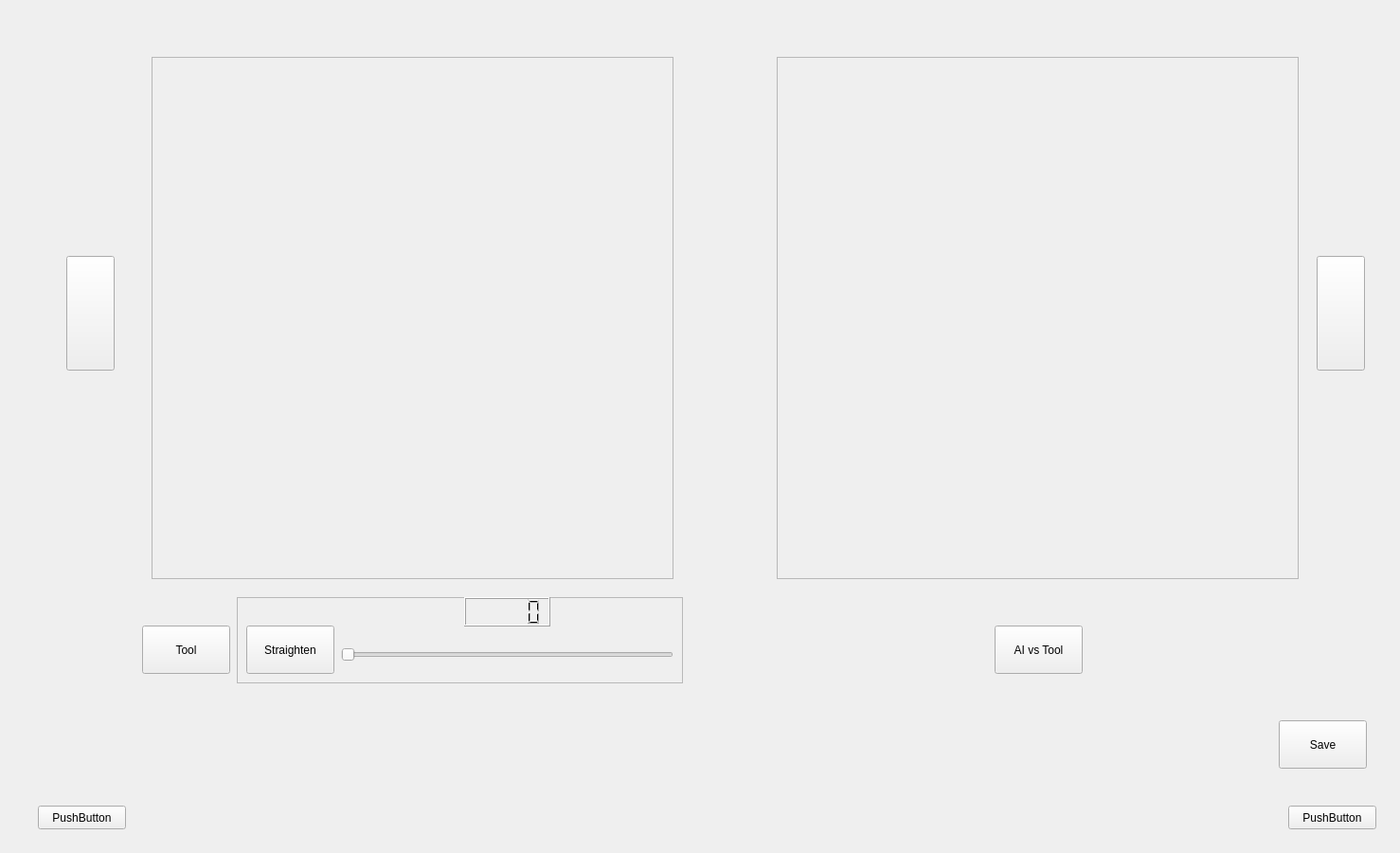
<?xml version="1.0" encoding="UTF-8"?>
<ui version="4.0">
 <class>MainWindow</class>
 <widget class="QMainWindow" name="MainWindow">
  <property name="geometry">
   <rect>
    <x>0</x>
    <y>0</y>
    <width>1478</width>
    <height>900</height>
   </rect>
  </property>
  <property name="windowTitle">
   <string>MainWindow</string>
  </property>
  <widget class="QWidget" name="centralwidget">
   <widget class="QStackedWidget" name="stackedWidget">
    <property name="geometry">
     <rect>
      <x>60</x>
      <y>30</y>
      <width>1391</width>
      <height>781</height>
     </rect>
    </property>
    <property name="currentIndex">
     <number>1</number>
    </property>
    <widget class="QWidget" name="page">
     <widget class="QPushButton" name="btn_select">
      <property name="geometry">
       <rect>
        <x>30</x>
        <y>50</y>
        <width>201</width>
        <height>51</height>
       </rect>
      </property>
      <property name="text">
       <string>PushButton</string>
      </property>
     </widget>
     <widget class="QListWidget" name="list_imgLoad">
      <property name="geometry">
       <rect>
        <x>270</x>
        <y>50</y>
        <width>921</width>
        <height>731</height>
       </rect>
      </property>
     </widget>
    </widget>
    <widget class="QWidget" name="page_2">
     <widget class="QFrame" name="frame_origin_img">
      <property name="geometry">
       <rect>
        <x>100</x>
        <y>30</y>
        <width>551</width>
        <height>551</height>
       </rect>
      </property>
      <property name="frameShape">
       <enum>QFrame::StyledPanel</enum>
      </property>
      <property name="frameShadow">
       <enum>QFrame::Raised</enum>
      </property>
      <widget class="QStackedWidget" name="stackedWidget_2">
       <property name="geometry">
        <rect>
         <x>0</x>
         <y>0</y>
         <width>551</width>
         <height>551</height>
        </rect>
       </property>
       <property name="currentIndex">
        <number>1</number>
       </property>
       <widget class="QWidget" name="page_normal">
        <widget class="QLabel" name="lb_img_normal">
         <property name="geometry">
          <rect>
           <x>0</x>
           <y>0</y>
           <width>551</width>
           <height>551</height>
          </rect>
         </property>
         <property name="text">
          <string/>
         </property>
         <property name="scaledContents">
          <bool>true</bool>
         </property>
        </widget>
       </widget>
       <widget class="QWidget" name="page_draw"/>
      </widget>
     </widget>
     <widget class="QFrame" name="frame_change_img">
      <property name="geometry">
       <rect>
        <x>760</x>
        <y>30</y>
        <width>551</width>
        <height>551</height>
       </rect>
      </property>
      <property name="frameShape">
       <enum>QFrame::StyledPanel</enum>
      </property>
      <property name="frameShadow">
       <enum>QFrame::Raised</enum>
      </property>
      <widget class="QStackedWidget" name="stackedWidget_3">
       <property name="geometry">
        <rect>
         <x>0</x>
         <y>0</y>
         <width>551</width>
         <height>551</height>
        </rect>
       </property>
       <widget class="QWidget" name="page_ai">
        <widget class="QLabel" name="lb_ai_img">
         <property name="geometry">
          <rect>
           <x>0</x>
           <y>0</y>
           <width>551</width>
           <height>551</height>
          </rect>
         </property>
         <property name="text">
          <string/>
         </property>
        </widget>
       </widget>
       <widget class="QWidget" name="page_tool">
        <widget class="QLabel" name="lb_tool">
         <property name="geometry">
          <rect>
           <x>0</x>
           <y>0</y>
           <width>551</width>
           <height>551</height>
          </rect>
         </property>
         <property name="text">
          <string/>
         </property>
        </widget>
       </widget>
      </widget>
     </widget>
     <widget class="QPushButton" name="btn_change_to_draw">
      <property name="geometry">
       <rect>
        <x>90</x>
        <y>630</y>
        <width>93</width>
        <height>51</height>
       </rect>
      </property>
      <property name="text">
       <string>Tool</string>
      </property>
     </widget>
     <widget class="QPushButton" name="btn_nextImg">
      <property name="geometry">
       <rect>
        <x>1330</x>
        <y>240</y>
        <width>51</width>
        <height>121</height>
       </rect>
      </property>
      <property name="text">
       <string/>
      </property>
      <property name="icon">
       <iconset>
        <normaloff>Item/triangle-right-icon.png</normaloff>Item/triangle-right-icon.png</iconset>
      </property>
      <property name="iconSize">
       <size>
        <width>60</width>
        <height>60</height>
       </size>
      </property>
     </widget>
     <widget class="QPushButton" name="btn_previousImg">
      <property name="geometry">
       <rect>
        <x>10</x>
        <y>240</y>
        <width>51</width>
        <height>121</height>
       </rect>
      </property>
      <property name="text">
       <string/>
      </property>
      <property name="icon">
       <iconset>
        <normaloff>Item/triangle-left-icon.png</normaloff>Item/triangle-left-icon.png</iconset>
      </property>
      <property name="iconSize">
       <size>
        <width>60</width>
        <height>60</height>
       </size>
      </property>
     </widget>
     <widget class="QFrame" name="frame_straightener_options">
      <property name="geometry">
       <rect>
        <x>190</x>
        <y>600</y>
        <width>471</width>
        <height>91</height>
       </rect>
      </property>
      <property name="frameShape">
       <enum>QFrame::StyledPanel</enum>
      </property>
      <property name="frameShadow">
       <enum>QFrame::Raised</enum>
      </property>
      <widget class="QPushButton" name="btn_straightener">
       <property name="geometry">
        <rect>
         <x>10</x>
         <y>30</y>
         <width>93</width>
         <height>51</height>
        </rect>
       </property>
       <property name="text">
        <string>Straighten</string>
       </property>
      </widget>
      <widget class="QSlider" name="slider_line_width">
       <property name="geometry">
        <rect>
         <x>110</x>
         <y>50</y>
         <width>351</width>
         <height>22</height>
        </rect>
       </property>
       <property name="orientation">
        <enum>Qt::Horizontal</enum>
       </property>
      </widget>
      <widget class="QLCDNumber" name="lcd_width">
       <property name="geometry">
        <rect>
         <x>240</x>
         <y>0</y>
         <width>91</width>
         <height>31</height>
        </rect>
       </property>
      </widget>
     </widget>
     <widget class="QPushButton" name="btn_aivstool">
      <property name="geometry">
       <rect>
        <x>990</x>
        <y>630</y>
        <width>93</width>
        <height>51</height>
       </rect>
      </property>
      <property name="text">
       <string>AI vs Tool</string>
      </property>
     </widget>
     <widget class="QPushButton" name="btn_save">
      <property name="geometry">
       <rect>
        <x>1290</x>
        <y>730</y>
        <width>93</width>
        <height>51</height>
       </rect>
      </property>
      <property name="text">
       <string>Save</string>
      </property>
     </widget>
    </widget>
   </widget>
   <widget class="QPushButton" name="btn_startMenu">
    <property name="geometry">
     <rect>
      <x>40</x>
      <y>850</y>
      <width>93</width>
      <height>25</height>
     </rect>
    </property>
    <property name="text">
     <string>PushButton</string>
    </property>
   </widget>
   <widget class="QPushButton" name="btn_runMenu">
    <property name="geometry">
     <rect>
      <x>1360</x>
      <y>850</y>
      <width>93</width>
      <height>25</height>
     </rect>
    </property>
    <property name="text">
     <string>PushButton</string>
    </property>
   </widget>
  </widget>
 </widget>
 <resources/>
 <connections/>
</ui>
